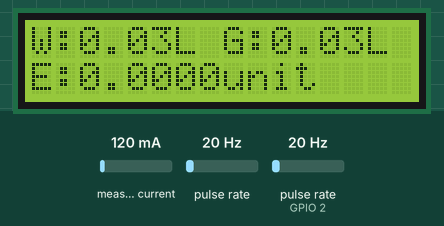
Recording of a sketch running on a simulated ESP32. Shown: 16×2 character LCD. Wiring (inferred from the names in the program): 2 × pulse sensor: data GPIO 0 / data GPIO 2. Inputs (shaded band) come from the test bench; at power-on: pulse rate 20 Hz, pulse rate (sensor on GPIO 2) 20 Hz, measured current 120 mA. WiFi joins after 1.5 s; servers stay silent unless stated; web services answer with replies made up by the test bench; what the sketch prints to the serial monitor is not drawn.

Above: at 3.1 s.
3.2 s: pulse rate (sensor 0) set to 4 Hz
At 5.1 s:
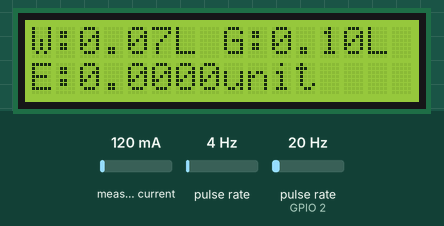
7.4 s: pulse rate (sensor on GPIO 2) set to 4 Hz
At 8.4 s:
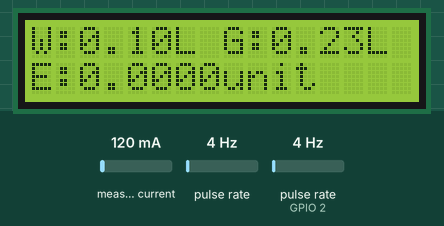
10.8 s: pulse rate (sensor 0) set to 50 Hz
At 14.0 s:
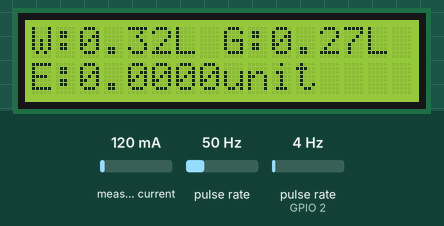
15.9 s: pulse rate (sensor on GPIO 2) set to 50 Hz
At 17.2 s:
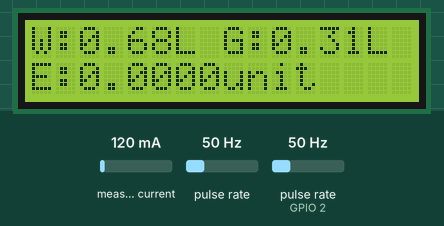
19.3 s: pulse rate (sensor 0) set to 100 Hz
At 20.5 s:
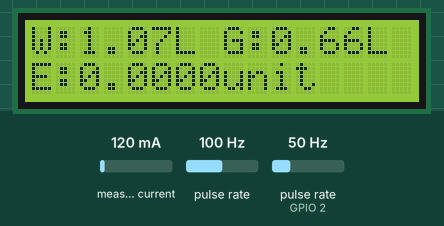
22.7 s: pulse rate (sensor on GPIO 2) set to 100 Hz
At 23.8 s:
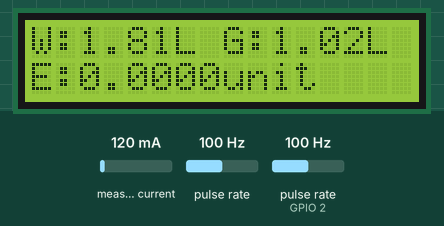
Timing chart, 0 to 25.7 s (numbered marks = the images above; inputs shaded):
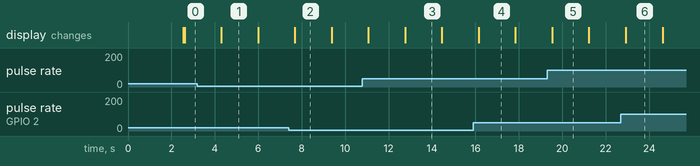

Measured:
- what the display in image 1 shows lasts 1.7 s, from 4.3 s to 6.0 s

The sketch:

WEG.ino
```cpp
#include <HTTPClient.h>

#include <ETH.h>
#include <WiFi.h>
#include <WiFiAP.h>
#include <WiFiClient.h>
#include <WiFiGeneric.h>
#include <WiFiMulti.h>
#include <WiFiScan.h>
#include <WiFiServer.h>
#include <WiFiSTA.h>
#include <WiFiType.h>
#include <WiFiUdp.h>

#include <ACS712.h>
#include <LiquidCrystal.h>


LiquidCrystal lcd(19,23,18,17,16,15);

String apiKeyWater = "82BG82YB83YTEMEQ"; // Enter your Write API key from ThingSpeak
String apiKeyGas = "4PASUP9IQRSPF073";
String apiKeyEnergy = "MYQ6V78B8T0IDZHQ";


const char *ssid = "Rohit";     // replace with your wifi ssid and wpa2 key
const char *pass = "rohit1234";
const char *server = "api.thingspeak.com";


WiFiClient client;

unsigned long myChannelNumber = 1674175;
const char *myWriteAPIKey = "82BG82YB83YTEMEQ";


char watt[5];
ACS712  sensor(ACS712_20A,34);


#define LED_BUILTIN 16
#define SENSORWATER  0
#define SENSORGAS  2

long currentMillis = 0;
long previousMillis = 0;
int interval = 1000;
boolean ledState = LOW;

float calibrationFactorWater = 4.5;
float calibrationFactorGas = 4.8;

volatile byte pulseCountWater;
volatile byte pulseCountGas;
byte pulse1Sec = 0;
byte pulse1SecGas = 0;

float flowRateWater;
unsigned long flowMilliLitresWater;
unsigned int totalMilliLitresWater;
float flowLitresWater;
float totalLitresWater;

float flowRateGas;
unsigned long flowMilliLitresGas;
unsigned int totalMilliLitresGas;
float flowLitresGas;
float totalLitresGas;

unsigned long last_time =0;
unsigned long current_time =0;
float Wh =0 ;
void IRAM_ATTR pulseCounter()
{
  pulseCountWater++;

}

void IRAM_ATTR pulseCounterGas()
{
//  pulseCountWater++;
  pulseCountGas++;
}


void setup()
{

  Serial.print( "\t Starting: " );
  Serial.begin(115200);
  ConnectToWiFi();
  sensor.calibrate();

  delay(10);


  pinMode(LED_BUILTIN, OUTPUT);
  pinMode(SENSORWATER, INPUT_PULLUP);

  pinMode(SENSORGAS, INPUT_PULLUP);

  pulseCountWater = 0;
  flowRateWater = 0.0;
  flowMilliLitresWater = 0;
  totalMilliLitresWater = 0;


  pulseCountGas = 0;
  flowRateGas  = 0.0;
  flowMilliLitresGas  = 0;
  totalMilliLitresGas  = 0;
  previousMillis = 0;

  attachInterrupt(digitalPinToInterrupt(SENSORWATER), pulseCounter, FALLING);
  attachInterrupt(digitalPinToInterrupt(SENSORGAS), pulseCounterGas, FALLING);
}

void ConnectToWiFi()
{

  WiFi.mode(WIFI_STA);
  WiFi.begin(ssid, pass);
  Serial.print("Connecting to "); Serial.println(ssid);

  uint8_t i = 0;
  while (WiFi.status() != WL_CONNECTED)
  {
    Serial.print('.');
    delay(500);

    if ((++i % 16) == 0)
    {
      Serial.println(F(" still trying to connect"));
    }
  }

  Serial.print(F("Connected. My IP address is: "));
  Serial.println(WiFi.localIP());
}


void loop()
{
  float V = 0.0001;
  float I = sensor.getCurrentAC();
// Serial.println(I);
  float P = V * I;
  last_time = current_time;
  current_time = millis();
  Wh = Wh+  P *(( current_time -last_time) /3600000.0) ;
  //Wh=Wh/1000;
  dtostrf(Wh, 4, 4, watt);

  Serial.print( "\t Wh " );
  Serial.print(Wh);
  Serial.print( "\t Watt: " );
  Serial.print(watt);
   Serial.print("\t");
  delay(1000);

  currentMillis = millis();
  if (currentMillis - previousMillis > interval)
  {

    pulse1Sec = pulseCountWater;
    pulseCountWater = 0;

    pulse1SecGas = pulseCountGas;
    pulseCountGas = 0;

    // Because this loop may not complete in exactly 1 second intervals we calculate
    // the number of milliseconds that have passed since the last execution and use
    // that to scale the output. We also apply the calibrationFactor to scale the output
    // based on the number of pulses per second per units of measure (litres/minute in
    // this case) coming from the sensor.
    flowRateWater = ((1000.0 / (millis() - previousMillis)) * pulse1Sec) / calibrationFactorWater;
//    previousMillis = millis();

    flowRateGas = ((1000.0 / (millis() - previousMillis)) * pulse1SecGas) / calibrationFactorGas;
    previousMillis = millis();

    // Divide the flow rate in litres/minute by 60 to determine how many litres have
    // passed through the sensor in this 1 second interval, then multiply by 1000 to
    // convert to millilitres.

    flowMilliLitresWater = (flowRateWater / 60) * 1000;
    flowLitresWater = (flowRateWater / 60);

    flowMilliLitresGas = (flowRateGas / 60) * 1000;
    flowLitresGas = (flowRateGas / 60);

    // Add the millilitres passed in this second to the cumulative total

    totalMilliLitresWater += flowMilliLitresWater;
    totalLitresWater += flowLitresWater;

    totalMilliLitresGas += flowMilliLitresGas;
    totalLitresGas += flowLitresGas;

    // Print the flow rate for this second in litres / minute
    Serial.print("Water Flow rate: ");
    Serial.print(float(flowRateWater));  // Print the integer part of the variable
    Serial.print("L/min");
    Serial.print("\t");       // Print tab space

    // Print the cumulative total of litres flowed since starting
    Serial.print(" Water Output Liquid Quantity: ");
    Serial.print(totalMilliLitresWater);
    Serial.print("mL");
    Serial.print(totalLitresWater);
    Serial.println("L");

  // Print the flow rate for this second in litres / minute
    Serial.print("Gas Flow rate: ");
    Serial.print(float(flowRateGas));  // Print the integer part of the variable
    Serial.print("L/min");
    Serial.print("\t");       // Print tab space

    // Print the cumulative total of litres flowed since starting
    Serial.print("Gas Output Liquid Quantity: ");
    Serial.print(totalMilliLitresGas);
    Serial.print("mL/");
    Serial.print(totalLitresGas);
    Serial.println("L");


  lcd.begin(16, 2);
  lcd.setCursor(0, 0);
  lcd.print("W:");
  lcd.print(totalLitresWater);
  lcd.print("L ");
  lcd.print("G:");
  lcd.print(totalLitresGas);
  lcd.print("L ");
  lcd.setCursor(0, 1);
  lcd.print("E:");
  lcd.print(watt);
  lcd.print("unit");

  }
   if(WiFi.status()== WL_CONNECTED){   //Check WiFi connection status

   HTTPClient httpWater;
   HTTPClient httpGas;
   HTTPClient httpEnergy;
String api_url_water = "https://api.thingspeak.com/update.json?api_key=";
      api_url_water += apiKeyWater;
      api_url_water += "&field1=";
      api_url_water += String(float(flowRateWater));
      api_url_water += "&field2=";
      api_url_water += String(totalLitresWater);
      api_url_water += "";

      String api_url_gas = "https://api.thingspeak.com/update.json?api_key=";
      api_url_gas += apiKeyGas;
      api_url_gas += "&field1=";
      api_url_gas += String(float(flowRateGas));
      api_url_gas += "&field2=";
      api_url_gas += String(totalLitresGas);
      api_url_gas += "";

      String api_url_energy = "https://api.thingspeak.com/update.json?api_key=";
      api_url_energy += apiKeyEnergy;
      api_url_energy += "&field1=";
      api_url_energy += String(watt);
      api_url_energy += "";

   httpWater.begin(api_url_water);  //Specify destination for HTTP request
   httpWater.addHeader("Content-Type", "application/x-www-form-urlencoded");             //Specify content-type header

   int httpResponseCode = httpWater.POST("");   //Send the actual POST request

  httpGas.begin(api_url_gas);  //Specify destination for HTTP request
   httpGas.addHeader("Content-Type", "application/x-www-form-urlencoded");             //Specify content-type header

   int httpResponseCodeGas = httpGas.POST("");

   httpEnergy.begin(api_url_energy);  //Specify destination for HTTP request
   httpEnergy.addHeader("Content-Type", "application/x-www-form-urlencoded");             //Specify content-type header

   int httpResponseCodeEnergy = httpEnergy.POST("");

   if(httpResponseCode>0||httpResponseCodeGas>0||httpResponseCodeEnergy>0){

    String response = httpWater.getString();                       //Get the response to the request

    Serial.println(httpResponseCode);   //Print return code
    Serial.println(response);           //Print request answer

   }else{

    Serial.print("Error on sending POST: ");
    Serial.println(httpResponseCode);

   }

   httpWater.end();
   httpGas.end();
   httpEnergy.end();//Free resources

 }else{

    Serial.println("Error in WiFi connection");

 }
  }
```
